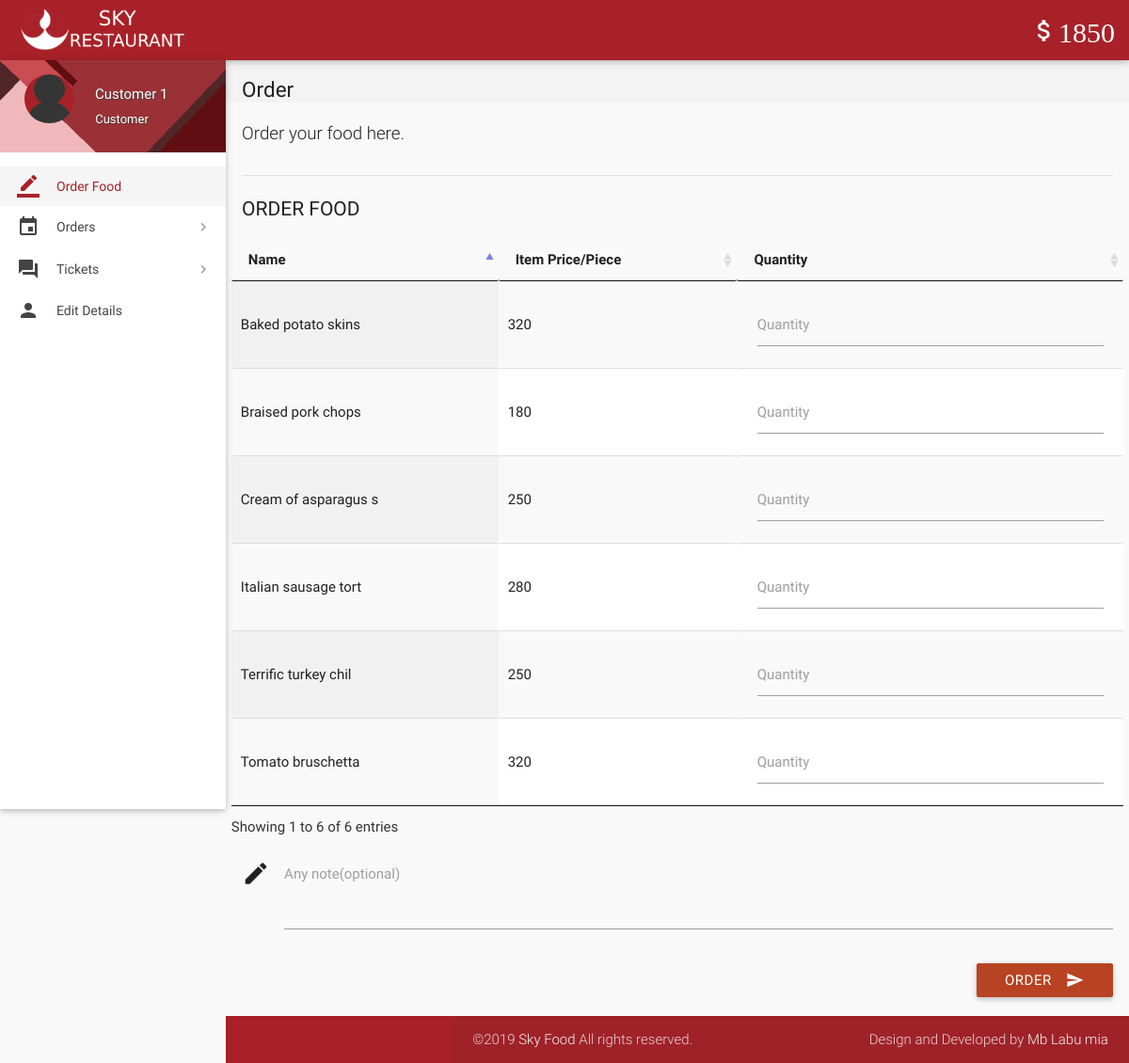
Page /index.php (signed in) on the committed database.
### tables this page shows
CREATE TABLE `wallet_details` (
  `id` int(11) NOT NULL,
  `wallet_id` int(11) NOT NULL,
  `number` varchar(16) NOT NULL,
  `cvv` int(3) NOT NULL,
  `balance` int(11) NOT NULL DEFAULT '2000'
);

CREATE TABLE `items` (
  `id` int(11) NOT NULL,
  `name` varchar(20) NOT NULL,
  `price` int(11) NOT NULL,
  `deleted` tinyint(4) NOT NULL DEFAULT '0'
);

### includes/wallet.php (called while the page is built)
<?php
$user_id=$_SESSION['user_id'];
$sql = mysqli_query($con, "SELECT * FROM wallet where customer_id = $user_id");
while($row1 = mysqli_fetch_array($sql)){
$wallet_id = $row1['id'];
}
$sql = mysqli_query($con, "SELECT * FROM wallet_details where wallet_id = $wallet_id");
while($row1 = mysqli_fetch_array($sql)){
$balance = $row1['balance'];
}
?>

### includes/connect.php (called while the page is built, shortened)
<?php
$name = $_SESSION['name'];
$role = $_SESSION['role'];
?>

### index.php (the view, shortened to what this page needs)
<?php
include 'includes/connect.php';
include 'includes/wallet.php';
	if($_SESSION['customer_sid']==session_id())
	{
		?>
<!DOCTYPE html>
<html lang="en">
<head>
  <link href="css/materialize.min.css" type="text/css" rel="stylesheet" media="screen,projection">
  <link href="css/style.min.css" type="text/css" rel="stylesheet" media="screen,projection">
  <link href="css/custom/custom.min.css" type="text/css" rel="stylesheet" media="screen,projection">
  <link href="js/plugins/perfect-scrollbar/perfect-scrollbar.css" type="text/css" rel="stylesheet" media="screen,projection">
  <link href="js/plugins/data-tables/css/jquery.dataTables.min.css" type="text/css" rel="stylesheet" media="screen,projection">
</head>
<body>
  <header id="header" class="page-topbar">
        <div class="navbar-fixed">
            <nav class="navbar-color">
                <div class="nav-wrapper">
                    <ul class="left">
                      <li><h1 class="logo-wrapper"><a href="index.php" class="brand-logo darken-1"><img src="images/materialize-logo.png" alt="logo"></a> <span class="logo-text">Logo</span></h1></li>
                    </ul>
                    <ul class="right hide-on-med-and-down">
                        <li><a href="#" class="waves-effect waves-block waves-light"><i class="mdi-editor-attach-money"><?php echo $balance;?></i></a>
                        </li>
                    </ul>
                </div>
            </nav>
        </div>
  </header>
  <div id="main">
    <div class="wrapper">
      <aside id="left-sidebar-nav">
        <ul id="slide-out" class="side-nav fixed leftside-navigation">
            <li class="user-details cyan darken-2">
            <div class="row">
                <div class="col col s4 m4 l4">
                    <img src="images/avatar.jpg" alt="" class="circle responsive-img valign profile-image">
                </div>
                <div class="col col s8 m8 l8">
                    <a class="btn-flat dropdown-button waves-effect waves-light white-text profile-btn" href="#" data-activates="profile-dropdown"><?php echo $name;?> <i class="mdi-navigation-arrow-drop-down right"></i></a>
                    <p class="user-roal"><?php echo $role;?></p>
                </div>
            </div>
            </li>
            <li class="bold active"><a href="index.php" class="waves-effect waves-cyan"><i class="mdi-editor-border-color"></i> Order Food</a>
            </li>
                <li class="no-padding">
                    <ul class="collapsible collapsible-accordion">
                        <li class="bold"><a class="collapsible-header waves-effect waves-cyan"><i class="mdi-editor-insert-invitation"></i> Orders</a>
                        </li>
                    </ul>
                </li>
                <li class="no-padding">
                    <ul class="collapsible collapsible-accordion">
                        <li class="bold"><a class="collapsible-header waves-effect waves-cyan"><i class="mdi-action-question-answer"></i> Tickets</a>
                        </li>
                    </ul>
                </li>
            <li class="bold"><a href="details.php" class="waves-effect waves-cyan"><i class="mdi-social-person"></i> Edit Details</a>
            </li>
        </ul>
        </aside>
      <section id="content">
        <div id="breadcrumbs-wrapper">
          <div class="container">
            <div class="row">
              <div class="col s12 m12 l12">
                <h5 class="breadcrumbs-title">Order</h5>
              </div>
            </div>
          </div>
        </div>
        <div class="container">
          <p class="caption">Order your food here.</p>
          <div class="divider"></div>
		  <form class="formValidate" id="formValidate" method="post" action="place-order.php" novalidate="novalidate">
            <div class="row">
              <div class="col s12 m4 l3">
                <h4 class="header">Order Food</h4>
              </div>
              <div>
                  <table id="data-table-customer" class="responsive-table display" cellspacing="0">
                    <thead>
                      <tr>
                        <th>Name</th>
                        <th>Item Price/Piece</th>
                        <th>Quantity</th>
                      </tr>
                    </thead>
                    <tbody>
				<?php
				$result = mysqli_query($con, "SELECT * FROM items where not deleted;");
				while($row = mysqli_fetch_array($result))
				{
					echo '<tr><td>'.$row["name"].'</td><td>'.$row["price"].'</td>';
					echo '<td><div class="input-field col s12"><label for='.$row["id"].' class="">Quantity</label>';
					echo '<input id="'.$row["id"].'" name="'.$row['id'].'" type="text" data-error=".errorTxt'.$row["id"].'"><div class="errorTxt'.$row["id"].'"></div></td></tr>';
				}
				?>
                    </tbody>
</table>
              </div>
			  <div class="input-field col s12">
              <i class="mdi-editor-mode-edit prefix"></i>
              <textarea id="description" name="description" class="materialize-textarea"></textarea>
              <label for="description" class="">Any note(optional)</label>
			  </div>
			  <div>
			  <div class="input-field col s12">
                              <button class="btn cyan waves-effect waves-light right" type="submit" name="action">Order
                                <i class="mdi-content-send right"></i>
                              </button>
                            </div>
            </div>
			</form>
          </div>
        </div>
  </div>
  <footer class="page-footer">
    <div class="footer-copyright">
    <div class="container">
        <span>©2019 <a class="grey-text text-lighten-4" href="#" target="_blank">Sky Food</a> All rights reserved.</span>
        <span class="right"> Design and Developed by <a class="grey-text text-lighten-4" href="http://www.github.com/AKASH-ALAM">Mb Labu mia</a></span>
      </div>
    </div>
  </footer>
</body>
</html>
<?php
	}
?>

### rows in the picture
wallet_details: balance "1850"
items: name "Tomato bruschetta", price "320"
items: name "Braised pork chops", price "180"
items: name "Cream of asparagus s", price "250"
items: name "Italian sausage tort", price "280"
items: name "Baked potato skins", price "320"
items: name "Terrific turkey chil", price "250"

### other values in the picture
$name "Customer 1"
$role "Customer"
